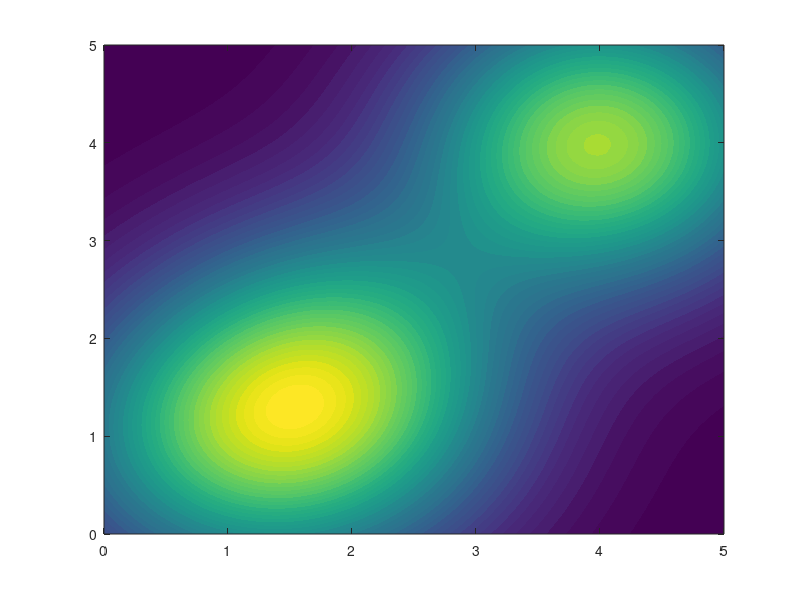

The MATLAB script that drew this image: (Note: this script raises an error after producing the figure.)
% Define the grid
x = linspace(0, 5);
y = linspace(0, 5);
[X, Y] = meshgrid(x, y);

% Define multiple point charges: [x, y, amplitude]
charges = [
    2, 2, 3;
    2, 1, 2;
    1, 1, 4;
    4, 4, 6;
];

% Parameters
sigma = 1;

% Reshape grid to vector form
Xv = X(:);
Yv = Y(:);

% Extract charge parameters
x0 = charges(:,1);
y0 = charges(:,2);
A  = charges(:,3);
n  = numel(Xv);              % Number of grid points
m  = size(charges, 1);       % Number of charges

% Compute distance squared from each charge center to all grid points
% Result: n x m matrix of squared distances
DX = Xv - reshape(x0, 1, []);
DY = Yv - reshape(y0, 1, []);
R2 = DX.^2 + DY.^2;

% Compute Gaussians for all charges at all points
Gaussians = exp(-R2 / (2 * sigma^2)) .* reshape(A, 1, []);

% Sum Gaussians over all charges, reshape back to grid
G_total = reshape(sum(Gaussians, 2), size(X));

% Plotting
figure(1);
contourf(X, Y, G_total, 50, 'LineColor', 'none');
colormap(parula);
colorbar;
hold on;
scatter(x0, y0, 100, 'kx', 'LineWidth', 2);
title('Vectorized 2D Gaussian Approximation of Multiple Point Charges');
xlabel('x');
ylabel('y');
axis equal;
legend('Gaussian Field', 'Point Charges');
